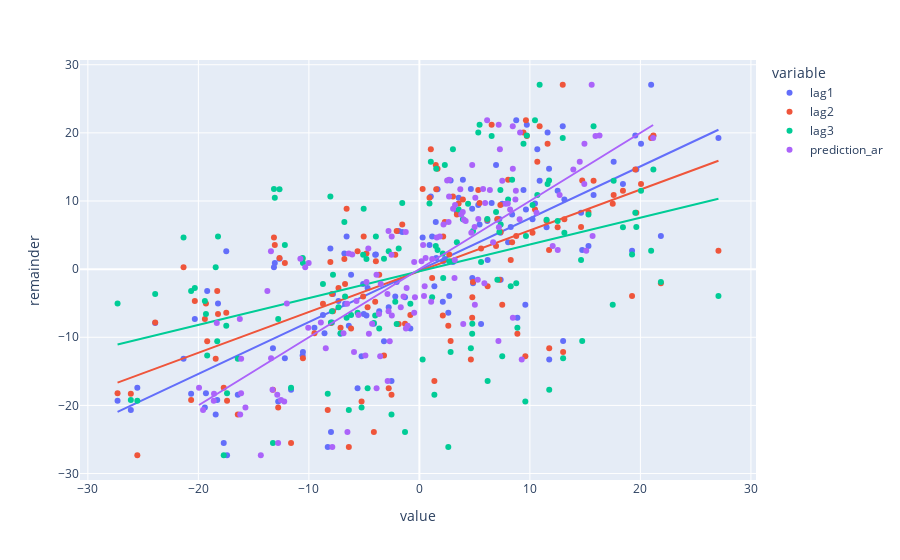

This figure's notebook cell:
### Code cell
# Create a scatterplot with df['lag1'] on the x-axis and df['remainder'] on the y-axis
import plotly.express as px
import plotly.graph_objects as go

fig = px.scatter(tmp, x="value", y="remainder", color='variable', trendline="ols")
fig.show()

### Figure 1 — Plotly figure (JSON) as saved in the notebook; plotly's stock layout.template omitted (floating-point values rounded to 4 significant figures; data arrays with more than 128 entries replaced by an {"elided": "..."} marker saying what was removed)
{"data": [{"hovertemplate": "variable=lag1<br>value=%{x}<br>remainder=%{y}<extra></extra>", "legendgroup": "lag1", "marker": {"color": "#636efa", "symbol": "circle"}, "mode": "markers", "name": "lag1", "orientation": "v", "showlegend": true, "type": "scatter", "x": {"elided": "129 float values"}, "xaxis": "x", "y": {"elided": "129 float values"}, "yaxis": "y"}, {"hovertemplate": "<b>OLS trendline</b><br>remainder = 0.761673 * value + -0.154106<br>R<sup>2</sup>=0.579286<br><br>variable=lag1<br>value=%{x}<br>remainder=%{y} <b>(trend)</b><extra></extra>", "legendgroup": "lag1", "marker": {"color": "#636efa", "symbol": "circle"}, "mode": "lines", "name": "lag1", "showlegend": false, "type": "scatter", "x": {"elided": "129 float values"}, "xaxis": "x", "y": {"elided": "129 float values"}, "yaxis": "y"}, {"hovertemplate": "variable=lag2<br>value=%{x}<br>remainder=%{y}<extra></extra>", "legendgroup": "lag2", "marker": {"color": "#EF553B", "symbol": "circle"}, "mode": "markers", "name": "lag2", "orientation": "v", "showlegend": true, "type": "scatter", "x": {"elided": "129 float values"}, "xaxis": "x", "y": {"elided": "129 float values"}, "yaxis": "y"}, {"hovertemplate": "<b>OLS trendline</b><br>remainder = 0.598893 * value + -0.290969<br>R<sup>2</sup>=0.362749<br><br>variable=lag2<br>value=%{x}<br>remainder=%{y} <b>(trend)</b><extra></extra>", "legendgroup": "lag2", "marker": {"color": "#EF553B", "symbol": "circle"}, "mode": "lines", "name": "lag2", "showlegend": false, "type": "scatter", "x": {"elided": "129 float values"}, "xaxis": "x", "y": {"elided": "129 float values"}, "yaxis": "y"}, {"hovertemplate": "variable=lag3<br>value=%{x}<br>remainder=%{y}<extra></extra>", "legendgroup": "lag3", "marker": {"color": "#00cc96", "symbol": "circle"}, "mode": "markers", "name": "lag3", "orientation": "v", "showlegend": true, "type": "scatter", "x": {"elided": "129 float values"}, "xaxis": "x", "y": {"elided": "129 float values"}, "yaxis": "y"}, {"hovertemplate": "<b>OLS trendline</b><br>remainder = 0.393299 * value + -0.311697<br>R<sup>2</sup>=0.155798<br><br>variable=lag3<br>value=%{x}<br>remainder=%{y} <b>(trend)</b><extra></extra>", "legendgroup": "lag3", "marker": {"color": "#00cc96", "symbol": "circle"}, "mode": "lines", "name": "lag3", "showlegend": false, "type": "scatter", "x": {"elided": "129 float values"}, "xaxis": "x", "y": {"elided": "129 float values"}, "yaxis": "y"}, {"hovertemplate": "variable=prediction_ar<br>value=%{x}<br>remainder=%{y}<extra></extra>", "legendgroup": "prediction_ar", "marker": {"color": "#ab63fa", "symbol": "circle"}, "mode": "markers", "name": "prediction_ar", "orientation": "v", "showlegend": true, "type": "scatter", "x": {"elided": "129 float values"}, "xaxis": "x", "y": {"elided": "129 float values"}, "yaxis": "y"}, {"hovertemplate": "<b>OLS trendline</b><br>remainder = 1 * value + -3.33067e-16<br>R<sup>2</sup>=0.595491<br><br>variable=prediction_ar<br>value=%{x}<br>remainder=%{y} <b>(trend)</b><extra></extra>", "legendgroup": "prediction_ar", "marker": {"color": "#ab63fa", "symbol": "circle"}, "mode": "lines", "name": "prediction_ar", "showlegend": false, "type": "scatter", "x": {"elided": "129 float values"}, "xaxis": "x", "y": {"elided": "129 float values"}, "yaxis": "y"}], "layout": {"autosize": true, "legend": {"title": {"text": "variable"}, "tracegroupgap": 0}, "margin": {"t": 60}, "xaxis": {"anchor": "y", "autorange": true, "domain": [0, 1], "range": [-30.69, 30.44], "title": {"text": "value"}, "type": "linear"}, "yaxis": {"anchor": "x", "autorange": true, "domain": [0, 1], "range": [-31.52, 31.27], "title": {"text": "remainder"}, "type": "linear"}}}
